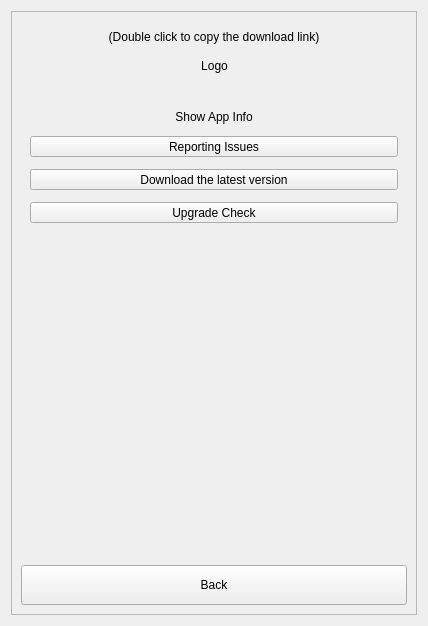
<?xml version="1.0" encoding="UTF-8"?>
<ui version="4.0">
 <class>AboutThis</class>
 <widget class="QDialog" name="AboutThis">
  <property name="geometry">
   <rect>
    <x>0</x>
    <y>0</y>
    <width>428</width>
    <height>626</height>
   </rect>
  </property>
  <property name="windowTitle">
   <string>About</string>
  </property>
  <layout class="QVBoxLayout" name="verticalLayout_3">
   <item>
    <widget class="QFrame" name="frame">
     <property name="frameShape">
      <enum>QFrame::StyledPanel</enum>
     </property>
     <property name="frameShadow">
      <enum>QFrame::Raised</enum>
     </property>
     <layout class="QVBoxLayout" name="verticalLayout_2">
      <item>
       <layout class="QHBoxLayout" name="horizontalLayout_3"/>
      </item>
      <item>
       <widget class="QFrame" name="frameAbout">
        <property name="minimumSize">
         <size>
          <width>0</width>
          <height>100</height>
         </size>
        </property>
        <property name="frameShape">
         <enum>QFrame::NoFrame</enum>
        </property>
        <property name="frameShadow">
         <enum>QFrame::Raised</enum>
        </property>
        <layout class="QVBoxLayout" name="verticalLayout">
         <property name="spacing">
          <number>12</number>
         </property>
         <item>
          <widget class="QLabel" name="lblTip">
           <property name="text">
            <string>(Double click to copy the download link)</string>
           </property>
           <property name="alignment">
            <set>Qt::AlignCenter</set>
           </property>
          </widget>
         </item>
         <item>
          <layout class="QHBoxLayout" name="horizontalLayout_2">
           <item>
            <spacer name="horizontalSpacer">
             <property name="orientation">
              <enum>Qt::Horizontal</enum>
             </property>
             <property name="sizeHint" stdset="0">
              <size>
               <width>40</width>
               <height>20</height>
              </size>
             </property>
            </spacer>
           </item>
           <item>
            <widget class="QLabel" name="lblLogo">
             <property name="sizePolicy">
              <sizepolicy hsizetype="Fixed" vsizetype="Fixed">
               <horstretch>0</horstretch>
               <verstretch>0</verstretch>
              </sizepolicy>
             </property>
             <property name="minimumSize">
              <size>
               <width>45</width>
               <height>0</height>
              </size>
             </property>
             <property name="text">
              <string>Logo</string>
             </property>
             <property name="alignment">
              <set>Qt::AlignCenter</set>
             </property>
            </widget>
           </item>
           <item>
            <spacer name="horizontalSpacer_2">
             <property name="orientation">
              <enum>Qt::Horizontal</enum>
             </property>
             <property name="sizeHint" stdset="0">
              <size>
               <width>40</width>
               <height>20</height>
              </size>
             </property>
            </spacer>
           </item>
          </layout>
         </item>
         <item>
          <widget class="QLabel" name="lblSpace">
           <property name="minimumSize">
            <size>
             <width>0</width>
             <height>10</height>
            </size>
           </property>
           <property name="maximumSize">
            <size>
             <width>16777215</width>
             <height>10</height>
            </size>
           </property>
           <property name="text">
            <string/>
           </property>
          </widget>
         </item>
         <item>
          <widget class="QLabel" name="lblAbout">
           <property name="text">
            <string>Show App Info</string>
           </property>
           <property name="alignment">
            <set>Qt::AlignCenter</set>
           </property>
          </widget>
         </item>
         <item>
          <widget class="QToolButton" name="btnHomePage">
           <property name="sizePolicy">
            <sizepolicy hsizetype="Preferred" vsizetype="Fixed">
             <horstretch>0</horstretch>
             <verstretch>0</verstretch>
            </sizepolicy>
           </property>
           <property name="text">
            <string>Reporting Issues</string>
           </property>
          </widget>
         </item>
         <item>
          <widget class="QToolButton" name="btnDownloadUP">
           <property name="sizePolicy">
            <sizepolicy hsizetype="Preferred" vsizetype="Fixed">
             <horstretch>0</horstretch>
             <verstretch>0</verstretch>
            </sizepolicy>
           </property>
           <property name="text">
            <string>Download the latest version</string>
           </property>
          </widget>
         </item>
         <item>
          <widget class="QToolButton" name="btnCheckUpdate">
           <property name="sizePolicy">
            <sizepolicy hsizetype="Preferred" vsizetype="Fixed">
             <horstretch>0</horstretch>
             <verstretch>0</verstretch>
            </sizepolicy>
           </property>
           <property name="text">
            <string>Upgrade Check</string>
           </property>
          </widget>
         </item>
         <item>
          <spacer name="verticalSpacer">
           <property name="orientation">
            <enum>Qt::Vertical</enum>
           </property>
           <property name="sizeHint" stdset="0">
            <size>
             <width>20</width>
             <height>40</height>
            </size>
           </property>
          </spacer>
         </item>
        </layout>
       </widget>
      </item>
      <item>
       <widget class="QToolButton" name="btnBack">
        <property name="sizePolicy">
         <sizepolicy hsizetype="Preferred" vsizetype="Fixed">
          <horstretch>0</horstretch>
          <verstretch>0</verstretch>
         </sizepolicy>
        </property>
        <property name="minimumSize">
         <size>
          <width>0</width>
          <height>40</height>
         </size>
        </property>
        <property name="text">
         <string>Back</string>
        </property>
       </widget>
      </item>
     </layout>
    </widget>
   </item>
  </layout>
 </widget>
 <resources/>
 <connections/>
</ui>
